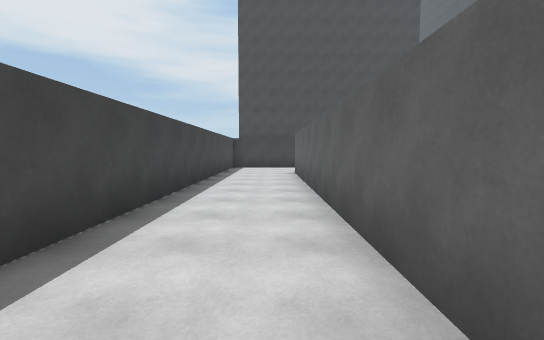
View 1 (above)

24 first-person views from a walk through a Unity game level. The camera is 1.5 m above the floor, tilts 4° down and sees 90° across. The floor is counted in squares, 2 m on a side. Each view is taken from the middle of a square. On the plan, view 1 faces up. The plan holds only what a view shows up to about 10 squares ahead; the rest is blank. The place goes on beyond the plan. The player is left out. Some surface patterns are stand-ins.

View 2
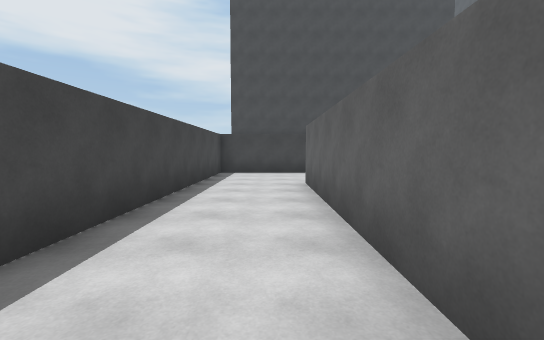

View 3
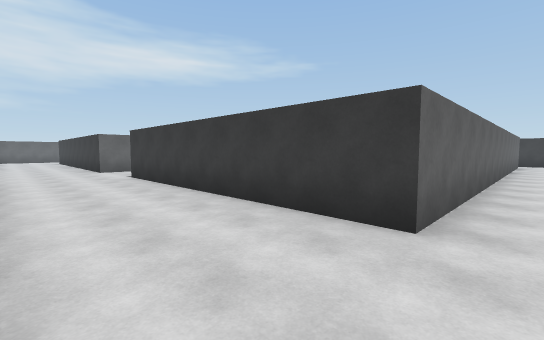

View 4
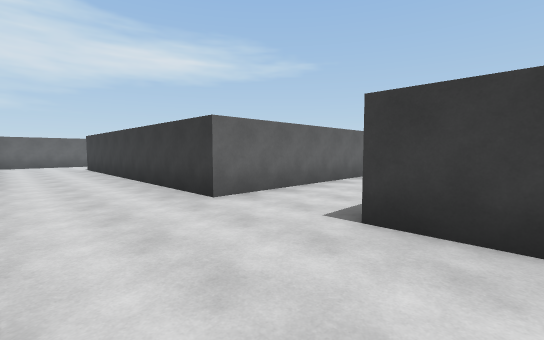

View 5
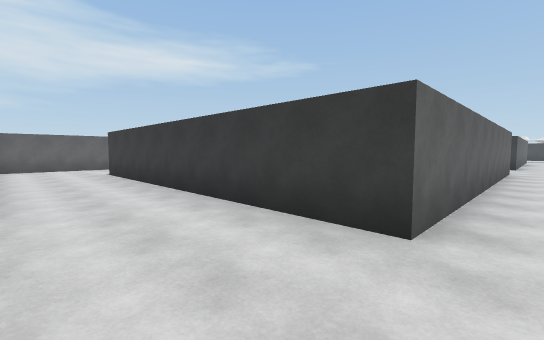

View 6
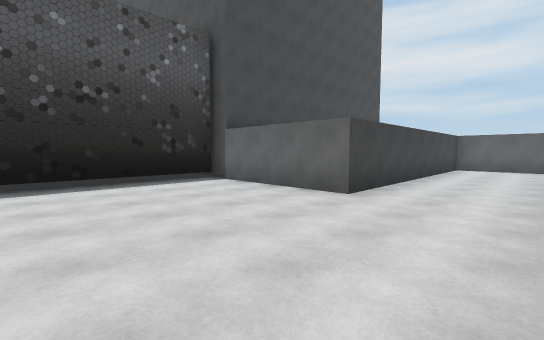

View 7
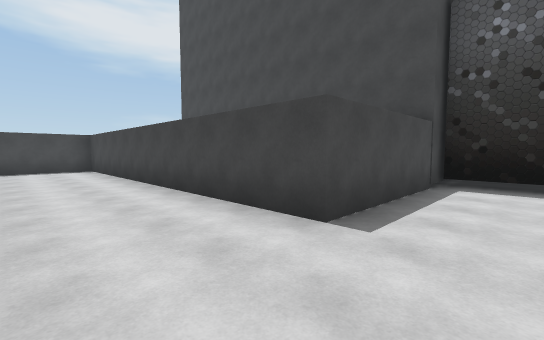

View 8
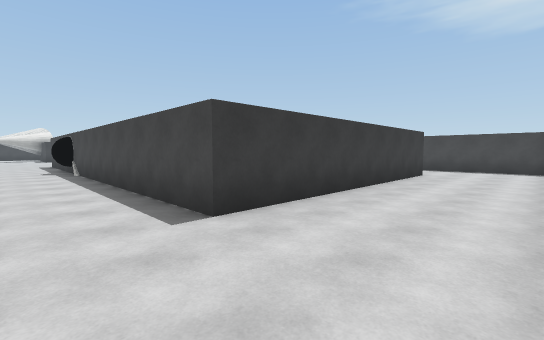

View 9
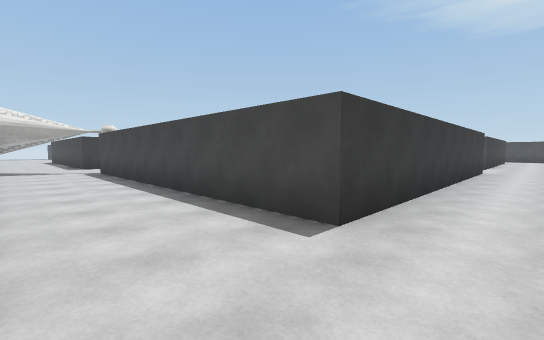

View 10
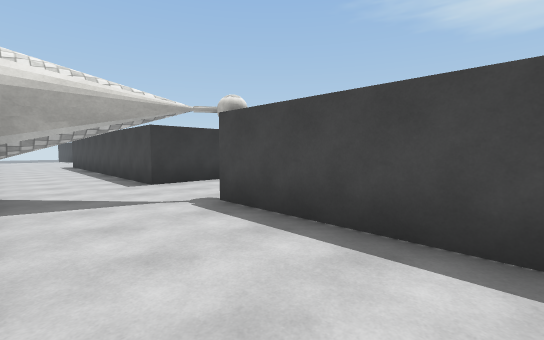

View 11
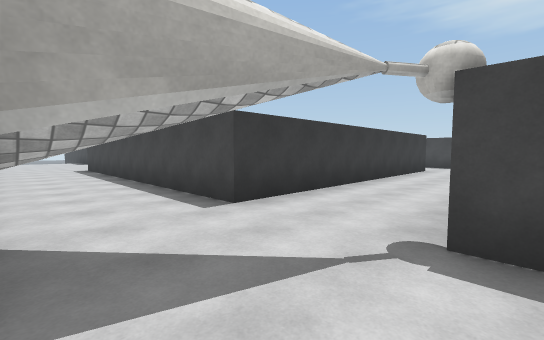

View 12
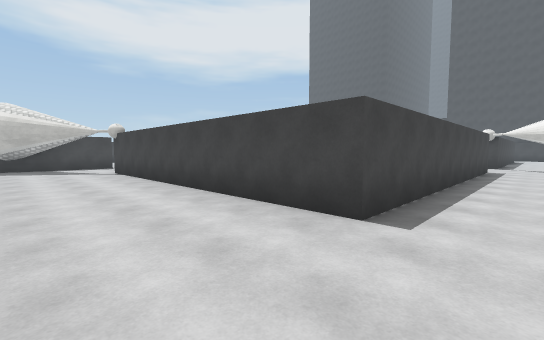

View 13
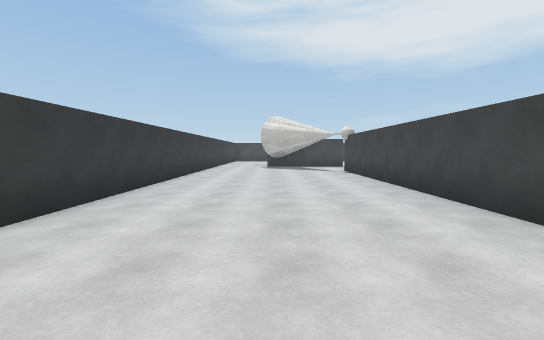

View 14
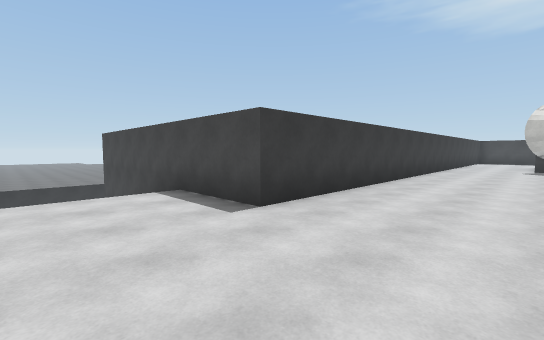

View 15
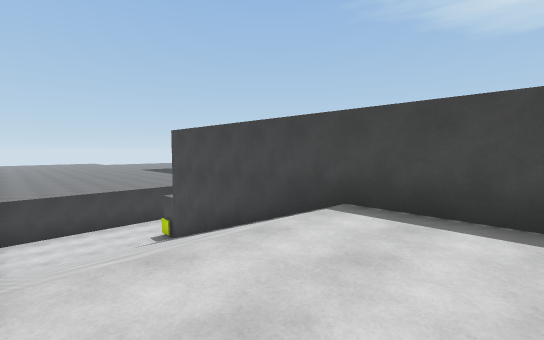

View 16
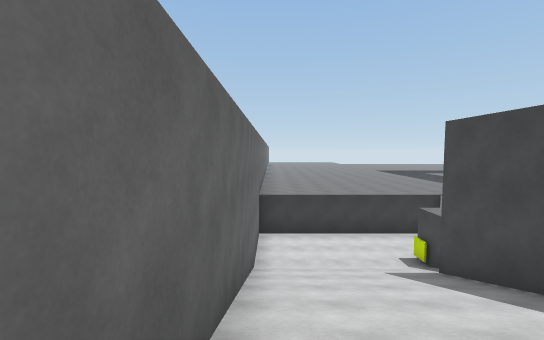

View 17
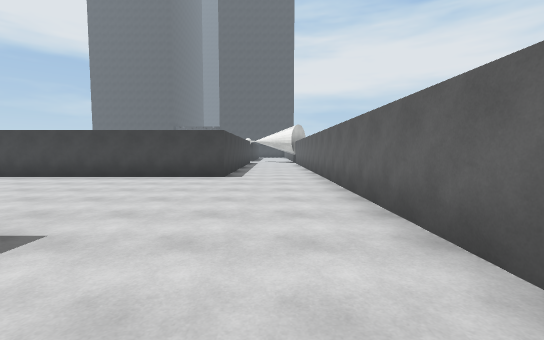

View 18
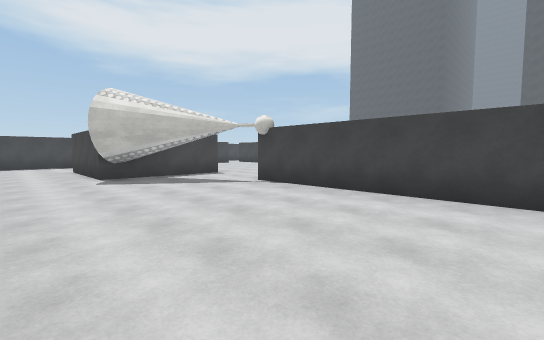

View 19
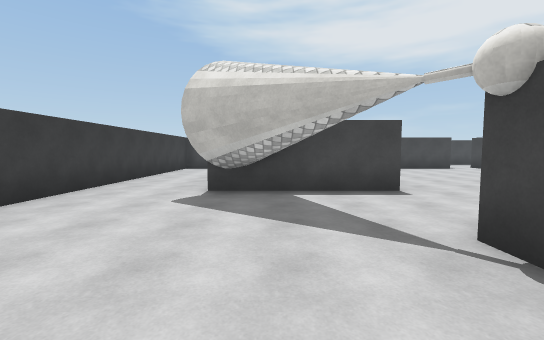

View 20
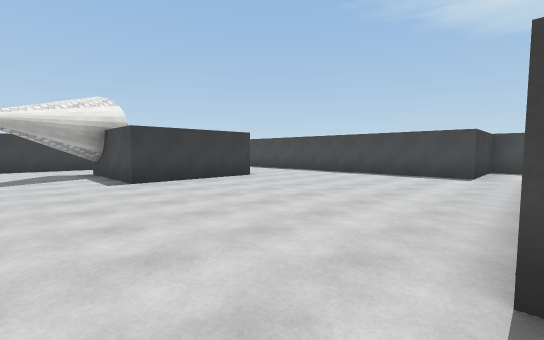

View 21
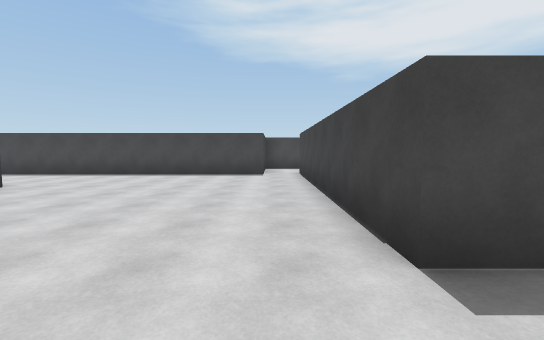

View 22
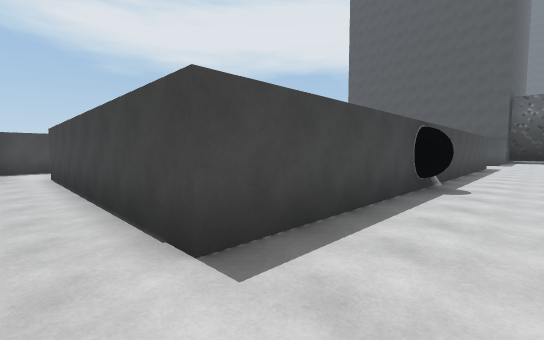

View 23
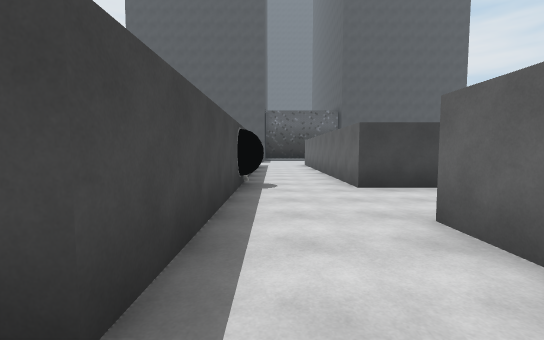

View 24
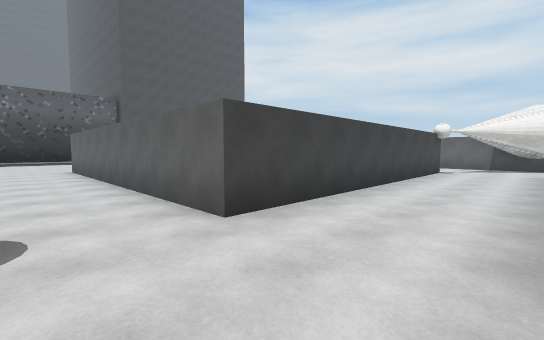

### Floor plan
Key: @ floor where view 1 was taken; # wall or solid block; . main floor; - floor 4.25 m lower than the main floor; / step, stairs or slope; O other object.
Columns run from 2 left of view 1 to 23 right of it. Each row starts with its distance up from view 1.
 17           ########
 16           #......#
 15           #......#
 14           #......#
 13 ###########......#########
 12 #........................#
 11 #........................#
 10 #........................#
  9 #..########..#########...
  8 #..#      #..#       #...
  7 #..#      #..#       #...
  6 #..#      #..#       #...
  5 #..#      #..#       #...
  4 #..#      #..#       #...
  3 #..#      #..#       #...
  2 #..#      #..#      ##...
  1  ..#      #..########O...
  0   @#      #..............
 -1   .#      #.............##
 -2           #..#########..##
 -3           #..#       #...
 -4 #..########..        #...
 -5 #............        #...
 -6 ####.........        #...
 -7    #.........        #...
 -8    #.........        #...
 -9    #.........        #...#
-10    #.........        #...#
-11    #...####..O########...#
-12    #..    #..............#
-13    #.     #..............#
-14    #  .####..............#
-15      ....................#
-16      ....................#
-17      ################....#
-18                     #....
-19                     #////
-20                     #////#
-21                     #////#
-22                     #////#
-23                     #////#
-24                     #////#
-25                     #////#
-26                     #----#
-27                     -----#
-28                    ------#
-29                    #######

Where each view was taken, in squares from view 1:
view 1: 0 up, 0 right, facing up
view 2: 3 up, 0 right, facing up
view 3: 12 up, 0 right, facing down-right
view 4: 12 up, 7 right, facing down-right
view 5: 12 up, 10 right, facing down-right
view 6: 10 up, 10 right, facing up-right
view 7: 10 up, 10 right, facing up-left
view 8: 12 up, 10 right, facing down-left
view 9: 11 up, 22 right, facing down-left
view 10: 4 up, 22 right, facing down-left
view 11: 1 up, 22 right, facing down-left
view 12: 14 down, 21 right, facing up-left
view 13: 14 down, 21 right, facing left
view 14: 14 down, 21 right, facing down-left
view 15: 17 down, 22 right, facing down-left
view 16: 19 down, 22 right, facing down
view 17: 19 down, 21 right, facing up
view 18: 16 down, 16 right, facing up-left
view 19: 13 down, 13 right, facing left
view 20: 4 down, 10 right, facing down-left
view 21: 5 down, 10 right, facing left
view 22: 5 down, 10 right, facing up-left
view 23: 5 down, 9 right, facing up
view 24: 2 down, 9 right, facing up-right
